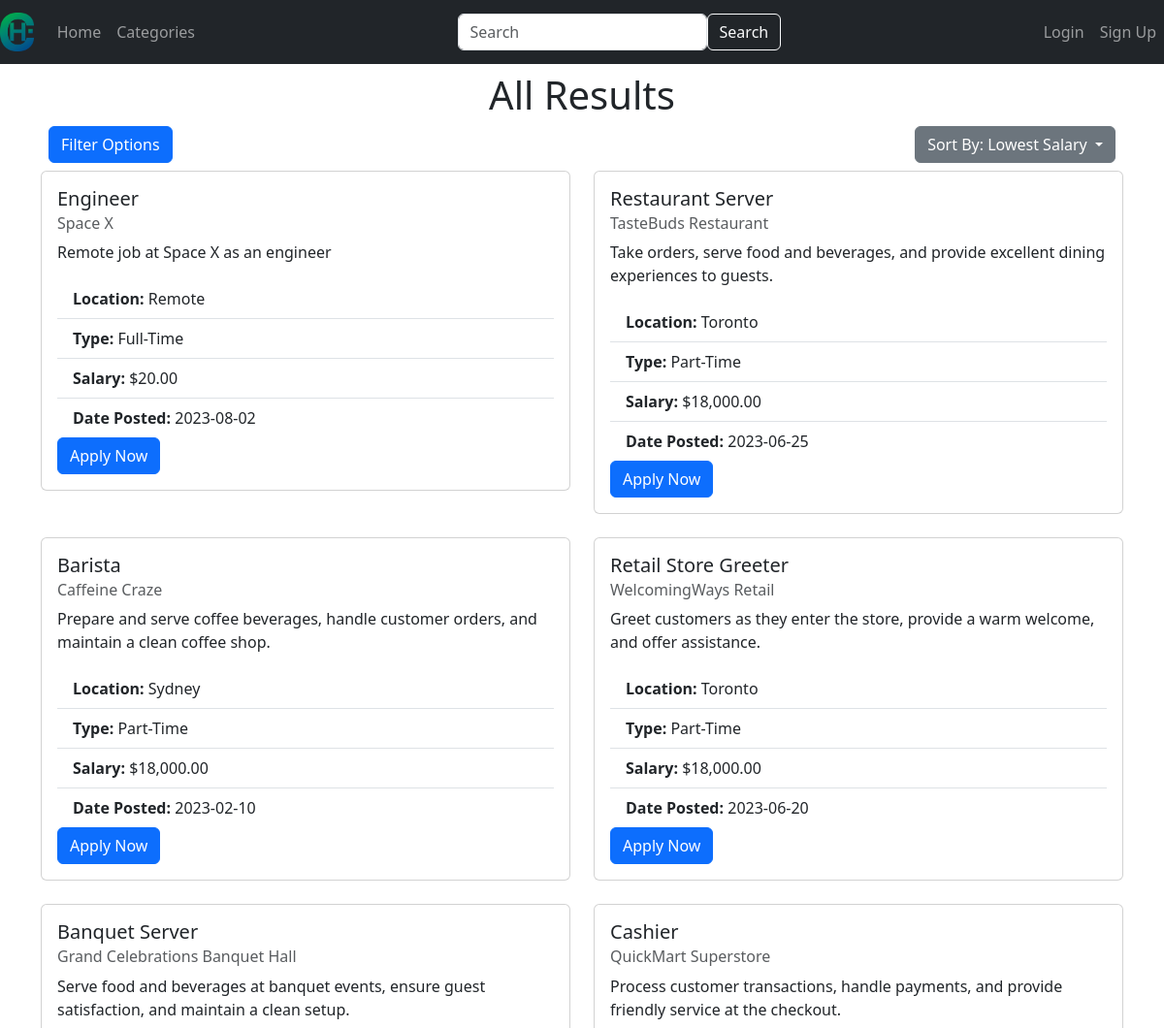
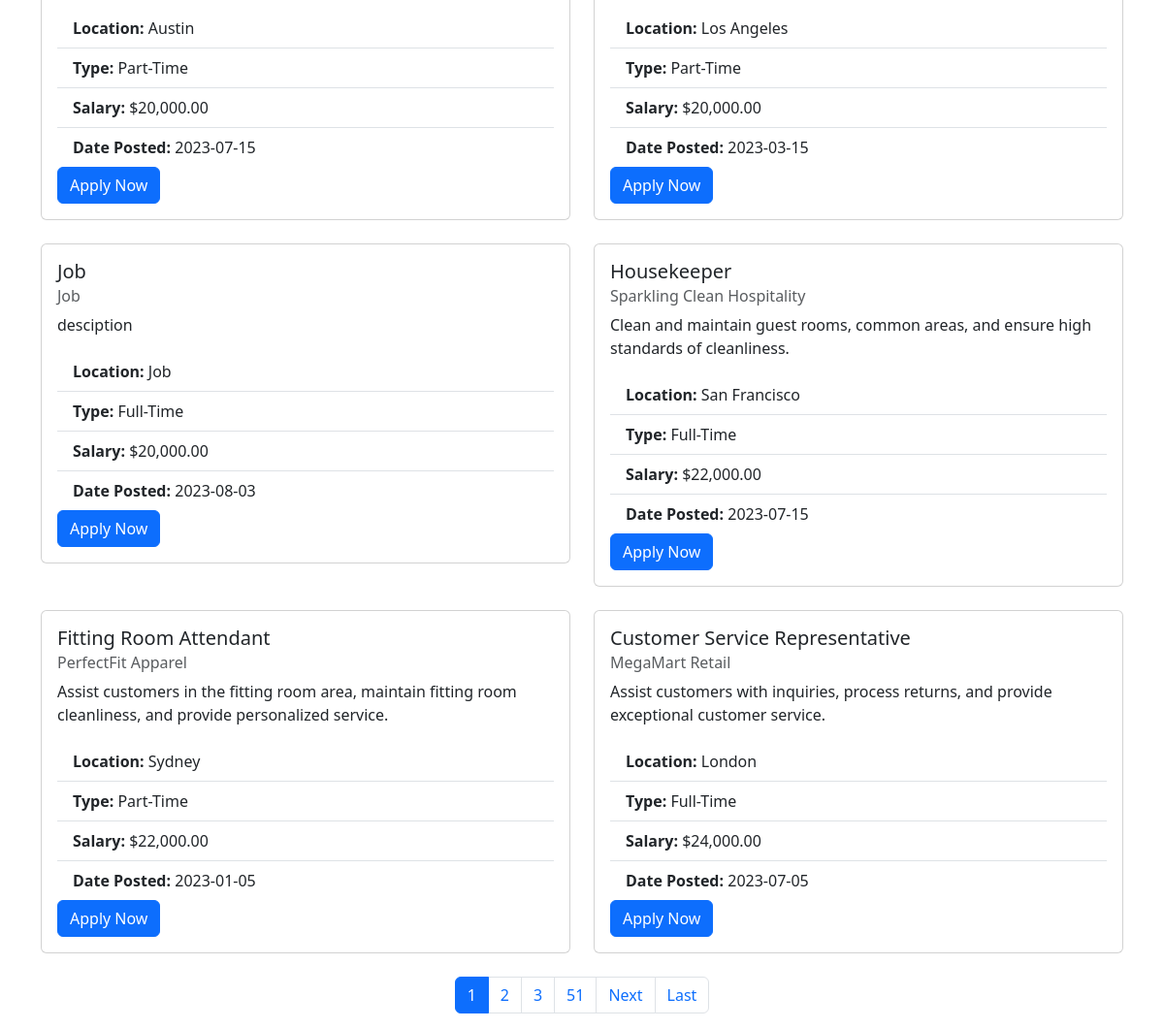
The app's page /search?query=&sort=least_money&min_salary=None&max_salary=None&posted_after=None&posted_before=None&job_type_filter=None with its own data (2 pictures, top to bottom).
### website/models.py (models this page shows)
class JobListing(db.Model):
    job_id = db.Column(db.Integer, primary_key=True)
    title = db.Column(db.String(128))
    company = db.Column(db.String(128))
    salary = db.Column(db.Integer)
    location = db.Column(db.String(128))
    type = db.Column(db.String(128))
    description = db.Column(db.String(32768))
    email = db.Column(db.String(128))
    date_posted = db.Column(db.DateTime(timezone=True), default=func.now())
    category_id = db.Column(db.Integer, db.ForeignKey('job_category.category_id'), nullable=False)
    category = db.relationship('JobCategory', backref=db.backref('job_listings', lazy=True))

### website/views.py (the view)
@views.route('/search', methods=['GET'])
def search():
    query = request.args.get('query', '').strip()
    page = request.args.get('page', 1, type=int)
    per_page = PAGE_SIZE
    sort_criteria = request.args.get('sort', 'newest')
    sort = sort_by(sort_criteria)
    filters = get_filters()
    search_results = JobListing.query.filter(
        JobListing.title.contains(query) |
        JobListing.company.contains(query))
    search_results = filter_results(search_results, filters).order_by(sort).paginate(page=page, per_page=per_page)
    if search_results.total == 0:
        search_results = None
    add_email_syntax(search_results)
    return render_template("search_results.html", query=query, search_results=search_results, user=current_user, sort=sort_criteria, filters=filters)

### website/__init__.py (called while the page is built)
def format_salary(value):
    try:
        salary = float(value)
        formatted_salary = "${:,.2f}".format(salary)
        return formatted_salary
    except ValueError:
        return value

### website/views.py (called while the page is built)
def sort_by(sort):
    if sort == 'newest':
        return JobListing.date_posted.desc()
    elif sort == 'oldest':
        return JobListing.date_posted.asc()
    elif sort == 'most_money':
        return JobListing.salary.desc()
    elif sort == 'least_money':
        return JobListing.salary.asc()
    else:
        return JobListing.date_posted.desc()

def filter_results(query, filters):
    if filters['min_salary']:
        query = query.filter(JobListing.salary >= filters['min_salary'])
    if filters['max_salary']:
        query = query.filter(JobListing.salary <= filters['max_salary'])
    if filters['posted_after']:
        query = query.filter(JobListing.date_posted >= filters['posted_after'])
    if filters['posted_before']:
        query = query.filter(JobListing.date_posted <= filters['posted_before'])
    if filters['job_type_filter']:
        query = query.filter(JobListing.type == filters['job_type_filter'])
    return query

def add_email_syntax(job_listings):
    if job_listings == None:
    	return None
    for job in job_listings.items:
        job.emailtitle = quote(job.title)
        job.emailcompany = quote(job.company)

### website/templates/search_results.html (shortened to what this page needs)
{% extends "base.html" %}
{% block content %}
{% if search_results %}
<div class="m-2 align-items-center">
  <div class="text-center">
    {% if query %}
    <h1>Search Results for "{{ query }}"</h1>
    {% else %}
    <h1>All Results</h1>
    {% endif %}
  </div>
  <div class="d-flex justify-content-between">
    <button class="btn btn-primary d-flex justify-content-start" type="button" data-toggle="collapse" data-target="#filterCollapse" aria-expanded="false" aria-controls="filterCollapse">
    Filter Options
    </button>
    <div class="d-flex justify-content-end">
      <div class="dropdown">
        <button class="btn btn-secondary dropdown-toggle" type="button" id="sortDropdown" data-toggle="dropdown" aria-haspopup="true" aria-expanded="false">
          {% if sort == 'most_money' %}
            Sort By: Highest Salary
          {% elif sort == 'least_money' %}
            Sort By: Lowest Salary
          {% elif sort %}
            Sort By: {{ sort|capitalize }}
          {% else %}
            Sort By: Newest
          {% endif %}
        </button>
      </div>
    </div>
  </div>
</div>
<div class="row mt-2">
	{% for job in search_results %}
	<div class="col-md-6 mb-4">
		<div class="card">
			<div class="card-body">
				<h5 class="card-title">{{ job.title }}</h5>
				<h6 class="card-subtitle mb-2 text-muted">{{ job.company }}</h6>
				<p class="card-text">{{ job.description }}</p>
				<ul class="list-group list-group-flush">
					<li class="list-group-item">
						<strong>Location:</strong> {{ job.location }}
					</li>
					<li class="list-group-item">
						<strong>Type:</strong> {{ job.type }}
					</li>
					<li class="list-group-item">
						<strong>Salary:</strong> {{ job.salary | format_salary
						}}
					</li>
					<li class="list-group-item">
						<strong>Date Posted:</strong> {{
						job.date_posted.strftime('%Y-%m-%d') }}
					</li>
				</ul>
        {% if current_user.is_authenticated %}
          <a href="mailto:{{ job.email }}?subject=Job%20Application%20-%20{{ job.emailtitle }}&body=Dear%20Hiring%20Manager,%0D%0A%0D%0AI%20would%20like%20to%20apply%20for%20the%20{{ job.emailtitle }}%20position%20at%20{{ job.emailcompany }}.%20Please%20find%20my%20resume%20attached.%0D%0A%0D%0AThank%20you,%0D%0A{{ current_user.first_name if current_user.first_name else 'Your%20Name' }}" class="btn btn-primary">Apply Now</a>
        {% else %}
          <a href="mailto:{{ job.email }}?subject=Job%20Application%20-%20{{ job.emailtitle }}&body=Dear%20Hiring%20Manager,%0D%0A%0D%0AI%20would%20like%20to%20apply%20for%20the%20{{ job.emailtitle }}%20position%20at%20{{ job.emailcompany }}.%20Please%20find%20my%20resume%20attached.%0D%0A%0D%0AThank%20you,%0D%0AYour%20Name" class="btn btn-primary">Apply Now</a>
        {% endif %}
			</div>
		</div>
	</div>
	{% endfor %}
  <nav aria-label="Page navigation">
    <ul class="pagination justify-content-center">
      {% for num in search_results.iter_pages(left_edge=1, right_edge=1, left_current=1, right_current=2) %}
        {% if num %}
          {% if num != search_results.page %}
            <li class="page-item"><a class="page-link" href="?query={{ query|default('') }}&sort={{ sort }}&min_salary={{ filters.min_salary|default('') }}&max_salary={{ filters.max_salary|default('') }}&posted_after={{ filters.posted_after|default('') }}&posted_before={{ filters.posted_before|default('') }}&job_type_filter={{ filters.job_type_filter|default('') }}&page={{ num }}">{{ num }}</a></li>
          {% else %}
            <li class="page-item active" aria-current="page"><span class="page-link">{{ num }}</span></li>
          {% endif %}
        {% endif %}
      {% endfor %}
      {% if search_results.has_next %}
        <li class="page-item"><a class="page-link" href="?query={{ query }}&sort={{ sort }}&min_salary={{ filters.min_salary|default('') }}&max_salary={{ filters.max_salary|default('') }}&posted_after={{ filters.posted_after|default('') }}&posted_before={{ filters.posted_before|default('') }}&job_type_filter={{ filters.job_type_filter|default('') }}&page={{ search_results.next_num }}">Next</a></li>
        <li class="page-item"><a class="page-link" href="?query={{ query }}&sort={{ sort }}&min_salary={{ filters.min_salary|default('') }}&max_salary={{ filters.max_salary|default('') }}&posted_after={{ filters.posted_after|default('') }}&posted_before={{ filters.posted_before|default('') }}&job_type_filter={{ filters.job_type_filter|default('') }}&page={{ search_results.pages }}">Last</a></li>
      {% endif %}
    </ul>
  </nav>
</div>
{% else %}
<h2 class="strong text-center mt-4">No results found</h2>
<div class="d-flex justify-content-center">
  <button onclick="history.back()" class="btn btn-primary d-flex justify-content-start">Go Back</button>
</div>
{% endif %}
{% endblock %}

### records on screen
JobListing: title "Engineer", company "Space X", description "Remote job at Space X as an engineer", location "Remote", type "Full-Time", salary "$20.00", date_posted "2023-08-02"
JobListing: title "Restaurant Server", company "TasteBuds Restaurant", description "Take orders, serve food and beverages, and provide excellent dining experiences to guests.", location "Toronto", type "Part-Time", salary "$18,000.00", date_posted "2023-06-25"
JobListing: title "Barista", company "Caffeine Craze", description "Prepare and serve coffee beverages, handle customer orders, and maintain a clean coffee shop.", location "Sydney", type "Part-Time", salary "$18,000.00", date_posted "2023-02-10"
JobListing: title "Retail Store Greeter", company "WelcomingWays Retail", description "Greet customers as they enter the store, provide a warm welcome, and offer assistance.", location "Toronto", type "Part-Time", salary "$18,000.00", date_posted "2023-06-20"
JobListing: title "Banquet Server", company "Grand Celebrations Banquet Hall", description "Serve food and beverages at banquet events, ensure guest satisfaction, and maintain a clean setup.", location "Austin", type "Part-Time", salary "$20,000.00", date_posted "2023-07-15"
JobListing: title "Cashier", company "QuickMart Superstore", description "Process customer transactions, handle payments, and provide friendly service at the checkout.", location "Los Angeles", type "Part-Time", salary "$20,000.00", date_posted "2023-03-15"
JobListing: title "Job", company "Job", description "desciption", location "Job", type "Full-Time", salary "$20,000.00", date_posted "2023-08-03"
JobListing: title "Housekeeper", company "Sparkling Clean Hospitality", description "Clean and maintain guest rooms, common areas, and ensure high standards of cleanliness.", location "San Francisco", type "Full-Time", salary "$22,000.00", date_posted "2023-07-15"
JobListing: title "Fitting Room Attendant", company "PerfectFit Apparel", description "Assist customers in the fitting room area, maintain fitting room cleanliness, and provide personalized service.", location "Sydney", type "Part-Time", salary "$22,000.00", date_posted "2023-01-05"
JobListing: title "Customer Service Representative", company "MegaMart Retail", description "Assist customers with inquiries, process returns, and provide exceptional customer service.", location "London", type "Full-Time", salary "$24,000.00", date_posted "2023-07-05"

### other values on screen
{{ num }} "1"
{{ num }} "2" "3" "51"
